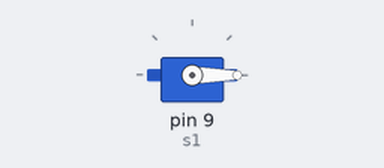
The sketch below on a simulated Arduino Uno, built with avr-gcc and run on an emulated ATmega328P. Parts: servo.

Above: at 0.05 s.
At 1.65 s:
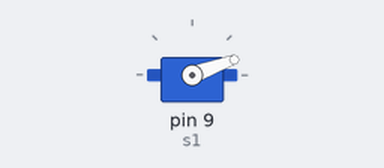
At 3.3 s:
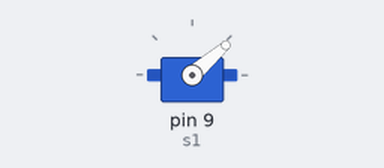
At 6.6 s:
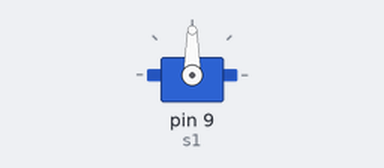
Timing chart, 0 to 8.6 s (numbered marks = the images above):
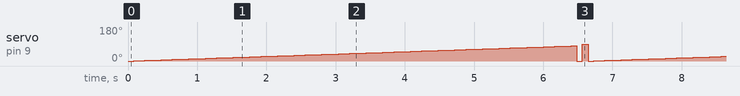

The sketch:

Servotry.ino
```cpp
#include<Servo.h>
Servo s1;
void setup() {
s1.attach(9);

}

void loop() {
  for (int i=0; i<= 80;  i+= 1) {
    s1.write(i);
    delay(80);
  }

    s1.write(0);
    delay(80);

    s1.write(90);
    delay(80);


}
```
